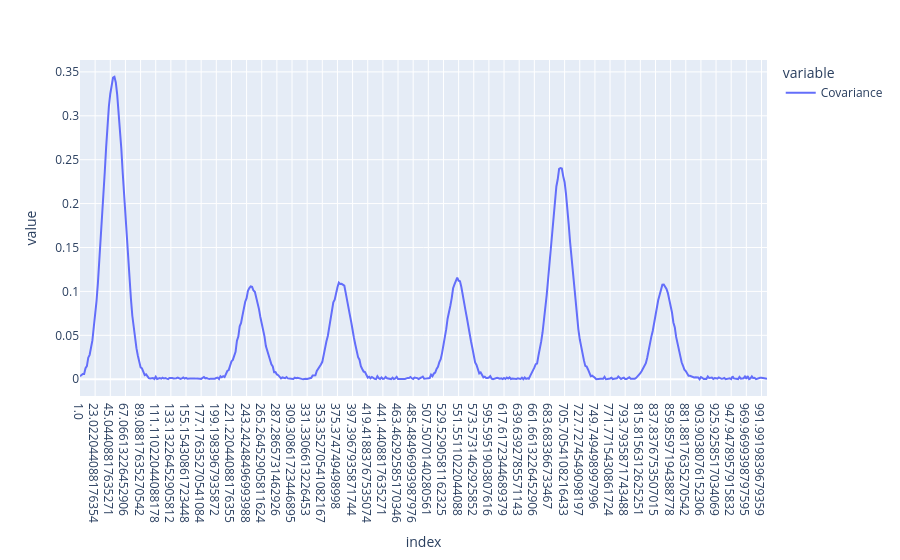

The notebook cell saved with this chart:
### Code cell
# calculando a covariancia entre cada variável espectral e a predição do modelo SVM
y_pred = svm_model[4]['SVC'].values # using the continuous predictions from SVM, extracting as 1D array
cov_scores = []
for col in Xcalclass_prep.columns:
    x_values = Xcalclass_prep[col].values
    covariance = np.cov(x_values, y_pred)[0, 1] # covariance between x and y
    cov_scores.append(covariance)
cov_scores_df = pd.DataFrame(cov_scores, index=Xcalclass_prep.columns, columns=['Covariance'])
cov_scores_df = np.abs(cov_scores_df)
cov_scores_df.plot()

### Figure 1 — Plotly figure (JSON) as saved in the notebook; plotly's stock layout.template omitted (floating-point values rounded to 4 significant figures; data arrays with more than 128 entries replaced by an {"elided": "..."} marker saying what was removed)
{"data": [{"hovertemplate": "variable=Covariance<br>index=%{x}<br>value=%{y}<extra></extra>", "legendgroup": "Covariance", "line": {"color": "#636efa", "dash": "solid"}, "marker": {"symbol": "circle"}, "mode": "lines", "name": "Covariance", "orientation": "v", "showlegend": true, "type": "scatter", "x": {"elided": "500 str values"}, "xaxis": "x", "y": {"elided": "500 float values"}, "yaxis": "y"}], "layout": {"legend": {"title": {"text": "variable"}, "tracegroupgap": 0}, "margin": {"t": 60}, "xaxis": {"anchor": "y", "domain": [0, 1], "title": {"text": "index"}}, "yaxis": {"anchor": "x", "domain": [0, 1], "title": {"text": "value"}}}}
